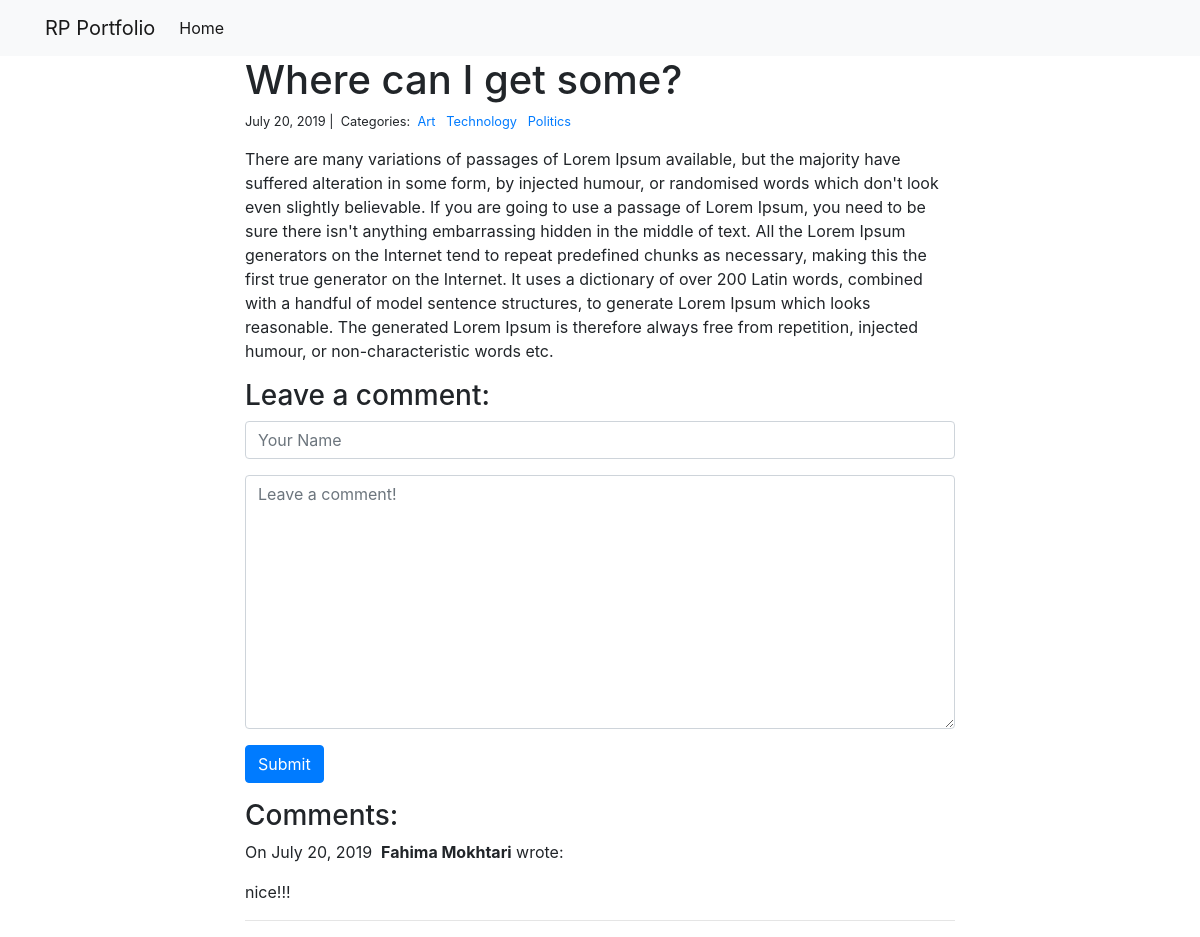
/blog/5/, run on the app's committed database.
### blog/models.py (models this page shows)
class Post(models.Model):
    title = models.CharField(max_length=255)
    body = models.TextField()
    created_on = models.DateTimeField(auto_now_add=True)
    last_modified = models.DateTimeField(auto_now=True)
    categories = models.ManyToManyField('Category', related_name='posts')

class Category(models.Model):
    name = models.CharField(max_length=20)

class Comment(models.Model):
    author = models.CharField(max_length=60)
    body = models.TextField()
    created_on = models.DateTimeField(auto_now_add=True)
    post = models.ForeignKey('Post', on_delete=models.CASCADE)

### blog/views.py (the view, shortened to what this page needs)
# urls.py: path("<int:pk>/", views.blog_detail, name="blog_detail"),
def blog_detail(request, pk):
    post = Post.objects.get(pk=pk)
    form = CommentForm()
    comments = Comment.objects.filter(post=post)
    context = {
        "post": post,
        "comments": comments,
        "form": form,
    }
    return render(request, "blog_detail.html", context)

### blog/forms.py
class CommentForm(forms.Form):
    author = forms.CharField(
        max_length=60,
        widget=forms.TextInput(attrs={
            "class": "form-control",
            "placeholder": "Your Name"
        })
    )
    body = forms.CharField(widget=forms.Textarea(
        attrs={
            "class": "form-control",
            "placeholder": "Leave a comment!"
        })
    )

### blog/templates/blog_detail.html (shortened to what this page needs)
{% extends "base.html" %}
{% block page_content %}
<div class="col-md-8 offset-md-2">
    <h1>{{ post.title }}</h1>
    <small>
        {{ post.created_on.date }} |&nbsp;
        Categories:&nbsp;
        {% for category in post.categories.all %}
        <a href="{% url 'blog_category' category.name %}">
            {{ category.name }}
        </a>&nbsp;
        {% endfor %}
    </small>
    <p>{{ post.body | linebreaks }}</p>
    <h3>Leave a comment:</h3>
    <form action="/blog/{{ post.pk }}/" method="post">
        <div class="form-group">
            {{ form.author }}
        </div>
        <div class="form-group">
            {{ form.body }}
        </div>
        <button type="submit" class="btn btn-primary">Submit</button>
    </form>
    <h3>Comments:</h3>
    {% for comment in comments %}
    <p>
        On {{comment.created_on.date }}&nbsp;
        <b>{{ comment.author }}</b> wrote:
    </p>
    <p>{{ comment.body }}</p>
    <hr>
    {% endfor %}
</div>
{% endblock %}

### data on the page
Post: title "Where can I get some?", created_on "July 20, 2019", body "There are many variations of passages of Lorem Ipsum available, but the majority have suffered alteration in some form, by injected humour, or randomised words which don't look even slightly believable. If you are going to use a passage of Lorem Ipsum, you need to be sure there isn't anything embarrassing hidden in the middle of text. All the Lorem Ipsum generators on the Internet tend to repeat predefined chunks as necessary, making this the first true generator on the Internet. It uses a dictionary of over 200 Latin words, combined with a handful of model sentence structures, to generate Lorem Ipsum which looks reasonable. The generated Lorem Ipsum is therefore always free from…"
Category: name "Art"
Category: name "Technology"
Category: name "Politics"
Comment: created_on "July 20, 2019", author "Fahima Mokhtari", body "nice!!!"
